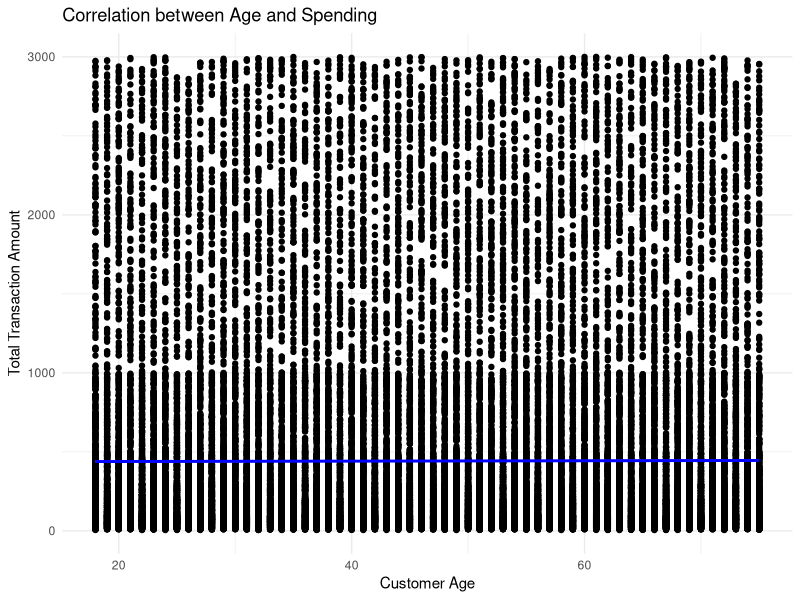
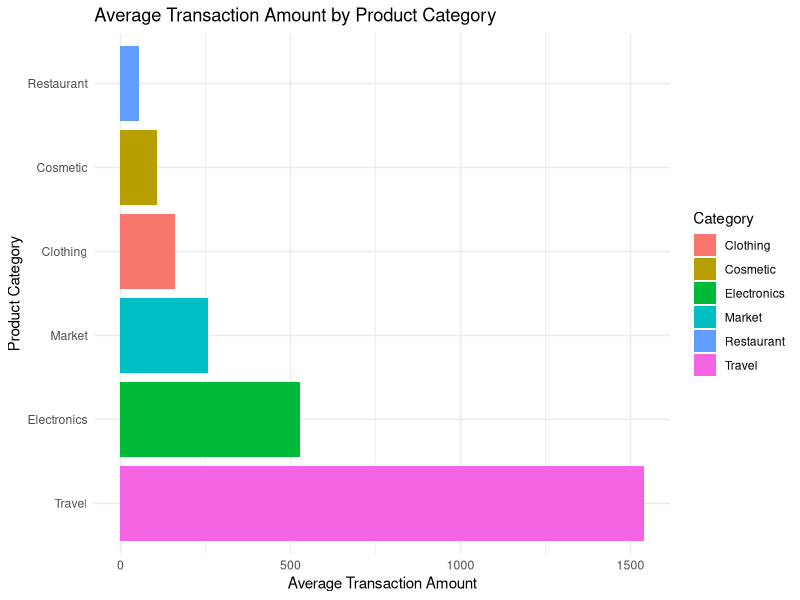

Generate these figures, in order, with R:
# Load necessary libraries
library(dplyr)
library(ggplot2)

setwd("/Users/suryareddy/Desktop/Data_Analyst_Projects/Customer_Segmentation/")
# Load the dataset
data <- read.csv("customer_data.csv")

# Check the structure of the dataset
str(data)

# 1. Correlation Between Customer Age and Spending
# Group by customer to calculate total spending
customer_spending <- data %>%
  group_by(Customer.ID, Age) %>%
  summarise(Total_Transaction_Amount = sum(Transaction.Amount, na.rm = TRUE))

# Calculate Pearson correlation between Age and Total Transaction Amount
correlation_age_spending <- cor(customer_spending$Age, customer_spending$Total_Transaction_Amount, use = "complete.obs", method = "pearson")

# Print the correlation result
print(paste("Correlation between Age and Spending:", correlation_age_spending))

# Visualization: Scatter plot of Age vs Total Transaction Amount
ggplot(customer_spending, aes(x = Age, y = Total_Transaction_Amount)) +
  geom_point() +
  geom_smooth(method = "lm", color = "blue") +
  labs(title = "Correlation between Age and Spending",
       x = "Customer Age",
       y = "Total Transaction Amount") +
  theme_minimal()

# 2. Correlation Between Product Categories and Transaction Amounts
# Group by product category to calculate average transaction amount
category_spending <- data %>%
  group_by(Category) %>%
  summarise(Avg_Transaction_Amount = mean(Transaction.Amount, na.rm = TRUE))

# Print the average transaction amount by category
print(category_spending)

# Visualization: Bar plot of Average Transaction Amount by Category
ggplot(category_spending, aes(x = reorder(Category, -Avg_Transaction_Amount), y = Avg_Transaction_Amount, fill = Category)) +
  geom_bar(stat = "identity") +
  coord_flip() +
  labs(title = "Average Transaction Amount by Product Category",
       x = "Product Category",
       y = "Average Transaction Amount") +
  theme_minimal()
